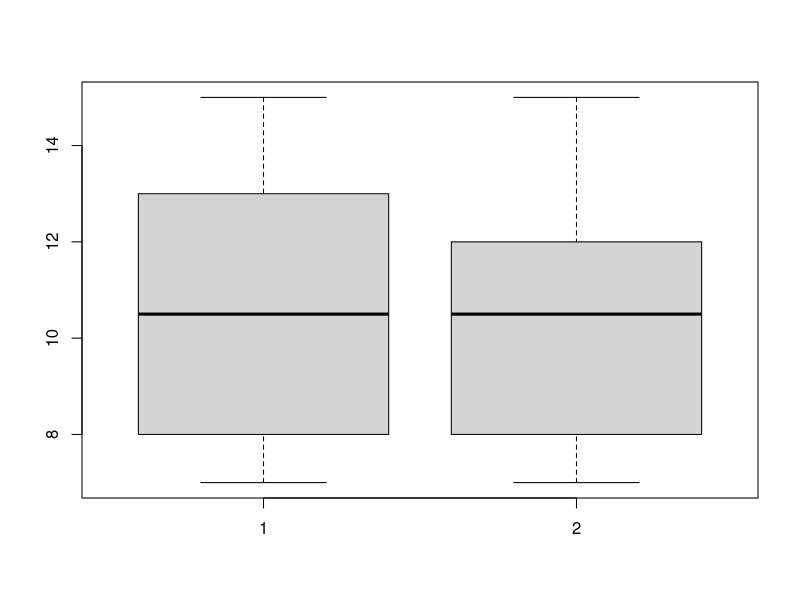
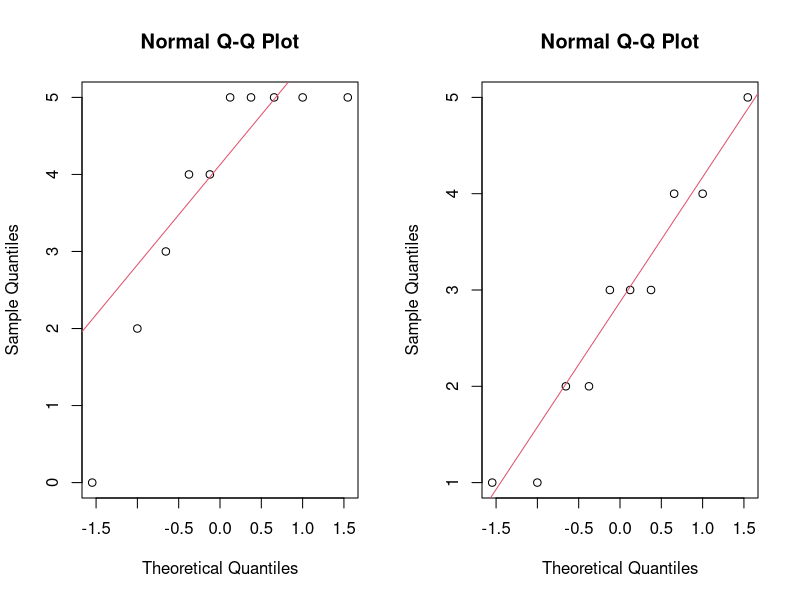

The R script that drew these images, in order:

###########################################################
###########################################################

## Hypothesis Testing in R

###########################################################
###########################################################


###########################################################
## Task One: Getting Started
## In this task, you will learn to set and check your current
## working directory. Also, you will learn two important rules
## for hypothesis testing
###########################################################

## Set and get the working directory

## setwd("Enter path to directory")

## Get the working directory
getwd()

## Rule One:
## When p-value < level of significance or 
## when test statistic (calculated value) > tabulated value, 
## we have evidence against the null hypothesis, hence,
## do not accept the null hypothesis

## Rule Two:
## On the other hand if  p-value > level of significance or 
## when test statistic (calculated value) < tabulated value,
## we have weak evidence against the null hypothesis, so 
## we fail to reject the null hypothesis


###########################################################
## Task Two: Test for Proportions
## In this task, we will perform hypothesis test for proportions
###########################################################

## 2.1: Consider a survey asking 100 randomly selected people if they had 
## breakfast on Saturday morning. 
## Suppose 42 people say yes. Does this support the 
## hypothesis that the true proportion is 50%? 

## To answer this, we set up a test of hypothesis. The null hypothesis, 
## denoted H0 is that the proportion p is 0.5, the alternative hypothesis, 
## denoted HA, in this example would be that the proportion p is not 0.5. 
## This is a so called two-sided alternative test.

## To test the assumptions, we use the function prop.test as 
## with the confidence interval calculation as follows: 

prop.test(42, 100, p = 0.5, alternative = "two.sided", conf.level = 0.95, correct = TRUE)

## 2.2: What if we ask 1000 people and 420 say yes. 
## Does this still support the 
## null hypothesis that p = 0.5? 

prop.test(420, 1000, p = 0.5, alternative = "two.sided", conf.level = 0.95, correct = TRUE)


###########################################################
## Task Three: Test for Means
## In this task, we will perform hypothesis testing for means
###########################################################

## 3.1: Suppose a flash light manufacturer claims a customer gets 
## 25 hours of light on average on a full charge. 
## A consumer group asks 10 owners of this flashlight to calculate 
## their hours of usage on a full charge and the mean value was 22 
## with a standard deviation of 1.5.
## Is the manufacturer's claim supported? 

## In this case H0: mu = 25 against the one-sided 
## alternative hypothesis that mu < 25. 
## To test using R we simply need to tell R about the type of test. 
## (As well, we need to convince ourselves that the t-test is appropriate 
## for the underlying parent population.) 

## For this example, the built-in R function 
## t.test isn't going to work as the data is already summarized 
## so we are on our own. We need to calculate the test statistic and then 
## find the p-value. 

## Compute the t statistic. Note we assume mu = 25 under H0 
xbar = 22
s = 1.5
n = 10

## Calculate the t statistic
t <- (xbar - 25)/(s/sqrt(n))

## Now use pt to get the distribution function of t 
## To get the p-value
pt(t, df = n-1)

## 3.2: The following is the results of the measurements on each of 
## 6 randomly selected members of a population whose distribution is 
## normal with unknown mean and unknown variance: 11,19,16,21,24,27
## Test the hypothesis mu = 14.0 against the alternative mu > 14.0 
## at 5% level of significance.

result <- c(11,19,16,21,24,27)
t.test(result, mu = 14, alternative = "greater")

###########################################################
## Task Four: Two sample test for proportions
## In this task, we will learn how perform hypothesis test
## for proportions for two samples 
###########################################################

## 4.1: A survey is taken two times over the course of two weeks. 
## The pollsters wish to see if there is a difference in the results 
## as there has been a new advertising campaign run. 
## Here is the data:

Week1 <- c(45,35)
Week2 <- c(56,47) 
advert <- data.frame(Week1, Week2)
rownames(advert) <- c("Favorable", "Unfavorable")  
advert

## The standard hypothesis test is H0 : P1 = P2 against the alternative
## (two-sided) HA: P1 neq P2.
## The function prop.test is used to being called 
## as prop.test(x,n) where x is the number favorable and n is the total. 
## Here it is no different, but since there are two xs it looks slightly 
## different as follows:

prop.test(c(45, 56), c(45+35, 56+47))

###########################################################
## Task Five: Two sample test for means
## In this task, we will learn how to perform hypothesis test
## for means for two samples with equal and unequal variances
###########################################################

## 5.1: Suppose the recovery time for patients taking a new drug is 
## measured (in days). A placebo group is also used 
## to avoid the placebo effect. The data is as follows:

withdrug <- c(15,12,13,7,9,8)
placebo <- c(15,11,8,12,10,7)

## Plot a boxplot for the two variables
boxplot(withdrug, placebo)

## The boxplot supports the assumptions of equal variances and normality.

## Calculate the variances
var(withdrug)
var(placebo)

## We now test the null hypothesis of equal means against the one-sided 
## alternative that the drug group has a smaller mean. 

t.test(withdrug, placebo, alternative = "less", var.equal = T)

## 5.2: Two-sampled t-test with unequal variances
## Let's use the same example as above, but assuming unequal variances

t.test(withdrug, placebo, alternative = "less")

###########################################################
## Task Six: Matched Samples
## In this task, we will learn how to test hypothesis for matched samples
###########################################################

## 6.1: In order to promote fairness in grading an entrance examination, each  
## candidate was graded twice by different graders. Based on the grades, 
## can we see if there is a difference between the two graders? 

grader1 <- c(3, 0, 5, 2, 5, 5, 5, 4, 4, 5) 
grader2 <- c(2, 1, 4, 1, 4, 3, 3, 2, 3, 5) 

## Clearly there are differences. Are they described by random fluctuations 
## (mean mu is 0), or is there a bias of one grader over another? 
## (mean mu neq 0)

## We should check the assumption of normality with normal plots
par(mfrow = c(1,2))
qqnorm(grader1)
qqline(grader1, col = 2)
qqnorm(grader2)
qqline(grader2, col = 2)

## A matched sample test will give us some insight. 
## We apply the t-test as follows: 

t.test(grader1, grader2, paired = TRUE, alternative = "two.sided")

